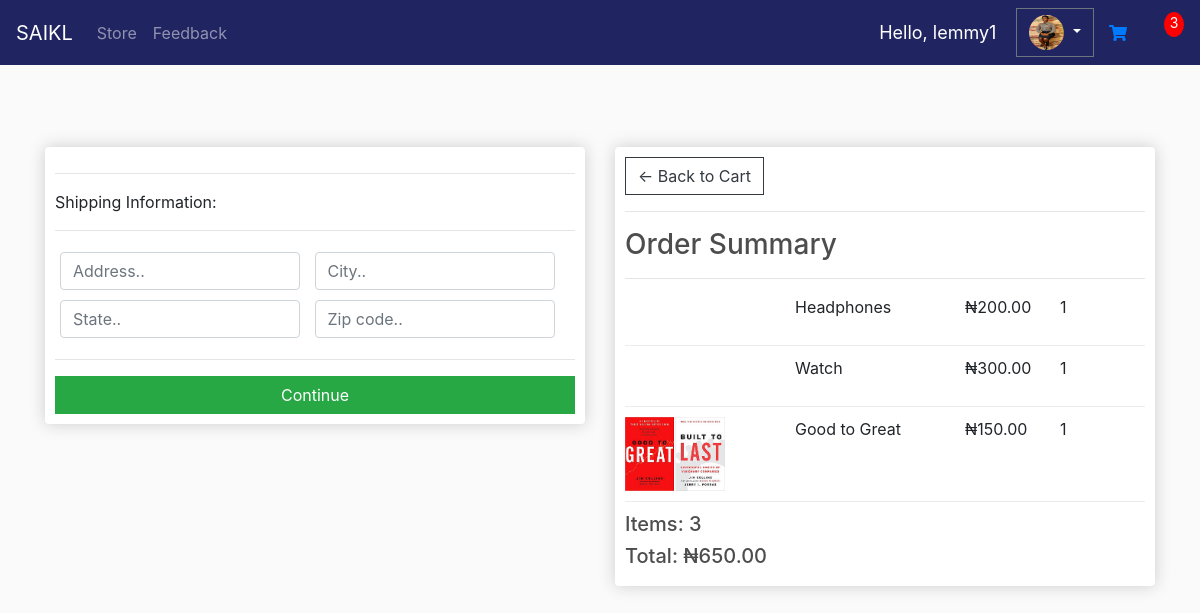
The page /checkout/ (signed in) on the database its author committed.
### saiklapp/models.py (models this page shows, shortened)
class Customer(models.Model):
    user = models.OneToOneField(User, on_delete= models.CASCADE, null=True, blank=True)
    name = models.CharField(max_length=200, null=True)
    email = models.EmailField(max_length=200, null=True)
    phone = models.CharField(max_length=200, null=True)
    profile_pic = models.ImageField(default='default.png', null=True, blank = True)
    date_created = models.DateTimeField(auto_now_add=True, null=True)
    @property
    def image_url(self):
     if self.profile_pic and hasattr(self.profile_pic, 'url'):
        return self.profile_pic.url

class OrderItem(models.Model):
    product = models.ForeignKey(Product, on_delete=models.SET_NULL, null=True)
    order = models.ForeignKey(Order, on_delete=models.SET_NULL, null=True)
    quantity = models.IntegerField(default=0, null=True, blank=True)
    date_added = models.DateTimeField(auto_now_add=True)
    @property
    def get_total(self):
        total = self.product.price * self.quantity
        return total

class Product(models.Model):
    name = models.CharField(max_length=200, null=True)
    price = models.DecimalField(max_digits=9, decimal_places=3)
    category = models.CharField(max_length=200, null=True)
    digital = models.BooleanField(default=False, null=True, blank=False)
    description = models.CharField(max_length=200, null=True, blank=True)
    image = models.ImageField(null=True, blank=True)
    @property
    def imageURL(self):
            try:
                url = self.image.url
            except:
                url = ''
            return url

class Order(models.Model):
    customer = models.ForeignKey(Customer, on_delete=models.SET_NULL, blank=True, null=True)
    product = models.ForeignKey(Product, null=True, on_delete=models.SET_NULL)
    date_ordered = models.DateTimeField(auto_now_add=True)
    complete = models.BooleanField(default=False, null=True,blank=True)
    transaction_id = models.CharField(max_length=200, null=True)
    @property
    def shipping(self):
        shipping= False
        orderitems = self.orderitem_set.all()
        for i in orderitems:
            if i.product.digital == False:
                shipping = True
        return shipping
    @property
    def get_cart_total(self):
        orderitems = self.orderitem_set.all()
        total = sum([item.get_total for item in orderitems])
        return total
    @property
    def get_cart_items(self):
        orderitems = self.orderitem_set.all()
        total = sum([item.quantity for item in orderitems])
        return total

### saiklapp/views.py (the view)
# urls.py: path('checkout/', checkout, name="checkout"),
def checkout(request):
    data = cartData(request)
    cartItems = data['cartItems']
    order = data['order']
    items = data['items']
    context={'items':items, 'order':order, 'cartItems':cartItems}
    return render(request, 'store/checkout.html', context)

### saiklapp/utils.py (called while the page is built)
def cartData(request):
    if request.user.is_authenticated:
        customer = request.user.customer
        order, created = Order.objects.get_or_create(customer=customer,complete=False)
        items = order.orderitem_set.all()
        cartItems = order.get_cart_items
    else:
        cookieData = cookieCart(request)
        cartItems = cookieData['cartItems']
        order = cookieData['order']
        items = cookieData['items']
    return {'cartItems':cartItems, 'order':order, 'items':items}

### templates/store/checkout.html (shortened to what this page needs)
{% extends 'base.html' %}
{% load static %}
{% block content %}
<br>
<br>
<br>
{% if order.get_cart_total == 0 %}
    <div class="col-lg-4 empty">
        <div class="box-element">
            <h2>Your Cart is Empty</h2>
            <a href="{% url 'store' %}" class="btn btn-outline-dark">&#x2190; Back to Store</a>
        </div>
    </div>
{% else %}
    <div class="container">
        <div class="row">
            <div class="col-lg-6">
                    <div class="box-element" id="form-wrapper">
                        <form id="form">
                            <div id="shipping-info">
                                <hr>
                                <p>Shipping Information:</p>
                                <hr>
                                <div class="form-field">
                                    <input class="form-control" type="text" name="address" placeholder="Address..">
                                </div>
                                <div class="form-field">
                                    <input class="form-control" type="text" name="city" placeholder="City..">
                                </div>
                                <div class="form-field">
                                    <input class="form-control" type="text" name="state" placeholder="State..">
                                </div>
                                <div class="form-field">
                                    <input class="form-control" type="text" name="zipcode" placeholder="Zip code..">
                                </div>
                            </div>
                            <hr>
                            <input id="form-button" class="btn btn-success btn-block" type="submit" value="Continue">
                        </form>
                    </div>
                    <br>
            </div>
            <div class="col-lg-6">
                <div class="box-element">
                    <a href="{% url 'cart' %}" class="btn btn-outline-dark">&#x2190; Back to Cart</a>
                    <hr>
                    <h3>Order Summary</h3>
                    <hr>
                    {% for item in items %}
                        <div class="cart-row">
                            <div style="flex:2;"><img src="{{item.product.imageURL}}" class="row-image" alt=""></div>
                            <div style="flex:2;"><p>{{item.product.name}}</p></div>
                            <div style="flex:1;"><p>&#x20A6;{{item.product.price|floatformat:2}}</p></div>
                            <div style="flex:1; margin-left: 10px;"><p>{{item.quantity}}</p></div>
                        </div>
                    {% endfor %}
                    <h5>Items:    {{order.get_cart_items}}</h5>
                    <h5 id="total">Total:    &#x20A6;{{order.get_cart_total|floatformat:2}}</h5>
                </div>
            </div>
        </div>
    </div>
{% endif %}
{% endblock %}

### templates/store/navbar.html (shortened to what this page needs)
{% load static %}
<nav class="navbar navbar-expand-lg navbar-dark bg-dark">
  <a class="navbar-brand" href="{% url 'home' %}">SAIKL</a>
  <div class="collapse navbar-collapse" id="navbarSupportedContent">
    {% if request.user.is_authenticated %}
        {% if request.user.is_staff %}
          <ul class="navbar-nav mr-auto">
              <li class="nav-item">
                <a class="nav-link" href="{% url 'admindash' %}">DashBoard</a>
              </li>
              <li class="nav-item">
                <a class="nav-link" href="{% url 'products' %}">Products</a>
              </li>
          </ul>
              <!-- <li class="nav-item">
                <a class="nav-link" href="#">Customers</a>
              </li> -->
              <span class="hello-msg">Hello, {{request.user}}</span>
              <span><a  class="hello-msg btn btn-warning" href="{% url 'logout' %}">Logout</a></span>
          {% else %}
          <ul class="navbar-nav mr-auto">
              <li class="nav-item">
                <a href="{% url 'store' %}" class="nav-link">Store</a>
              </li>
              <li class="nav-item">
                <a href="{% url 'feedback' %}" class="nav-link">Feedback</a>
              </li>
          </ul>
          <span class="hello-msg">Hello, {{request.user}}</span>
          <div class="dropdown">
            <button class="btn btn-secondary dropdown-toggle profile" type="button" id="dropdownMenuButton" data-toggle="dropdown" aria-haspopup="true" aria-expanded="false">
              <img id="profile_pic1" class="profile-pic" src="{{request.user.customer.image_url}}" alt="">
            </button>
          </div>
          <a href="{% url 'cart' %}">
               <i id="cart-icon" class="fa fa-shopping-cart nav navbar-nav navbar-right" aria-hidden="true"></i>
          </a>
            <p id="cart-total">{{cartItems}}</p>
          {% endif %}
      {% endif %}
  </div>
</nav>

### static/css/main.css (style rules this page uses)
html, body { padding: 0; margin: 0; }
body * { transition: 0.5s; }
body { background-color: hsl(0, 0%, 98%); }
h1,h2,h3,h4,h5,h6 { color:hsl(0, 0%, 30%); }
.box-element { box-shadow:hsl(0, 0%, 80%) 0 0 16px; background-color: #fff; border-radius: 4px; padding: 10px; }
.bg-dark { background-color: #202561!important; }
#cart-icon { width:55px; display: inline-block; margin-left: 15px; }
#cart-total { display: block; text-align: center; color:#fff; background-color: red; width: 20px; height: 25px; border-radius: 50%; font-size: 14px; }
.col-lg-4, .col-lg-6, .col-lg-8, .col-lg-12 { margin-top: 10px; }
.btn { border-radius: 0; }
.row-image { width: 100px; }
.form-field { width:250px; display: inline-block; padding: 5px; }
.cart-row { display: flex; align-items: flex-stretch; padding-bottom: 10px; margin-bottom: 10px; border-bottom: 1px solid #ececec; }

### templates/store/navbar.html (style rules this page uses)
.hello-msg { font-size: 18px; color: #fff; margin-right: 20px; }
#profile_pic1 { width: 35px; height: 35px; border-radius: 50%; }
.profile { background-color: #202561; }

### rows shown on the page
OrderItem: product.name "Headphones", product.price "200.00", quantity "1"
OrderItem: product.name "Watch", product.price "300.00", quantity "1"
OrderItem: product.imageURL (picture), product.name "Good to Great", product.price "150.00", quantity "1"
Order: get_cart_items "3", get_cart_total "650.00"

### other values the page prints
{{ request.user }} "lemmy1"
{{ cartItems }} "3"
